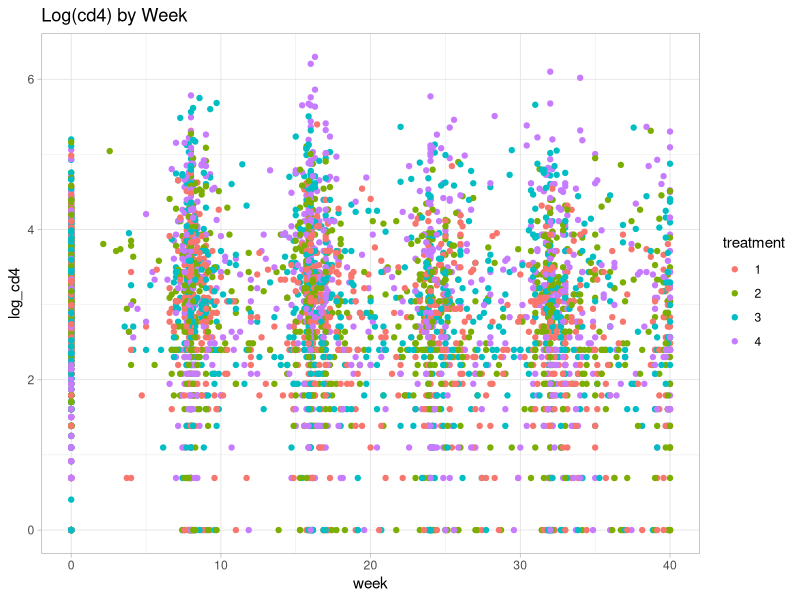
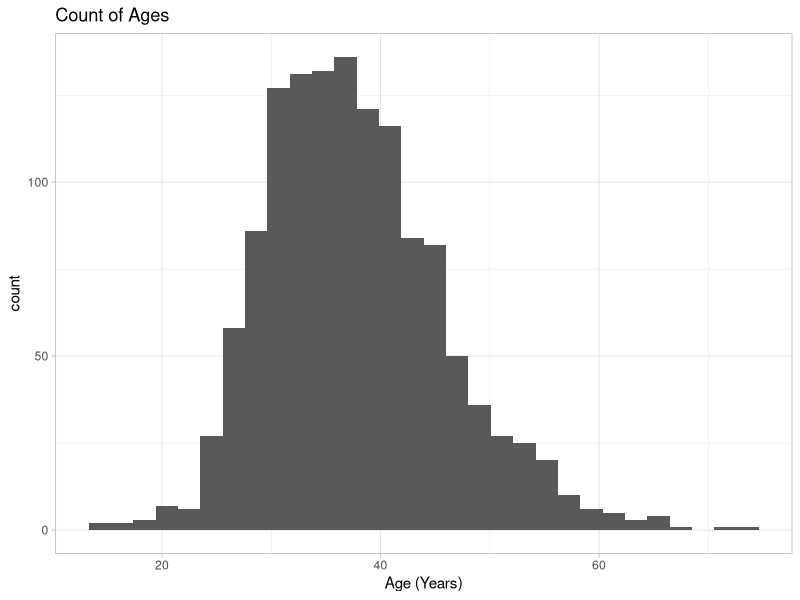
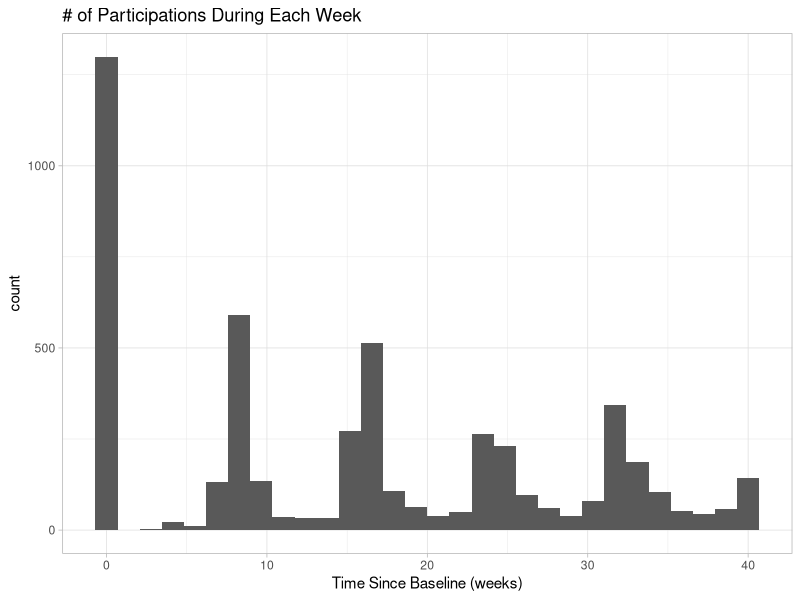
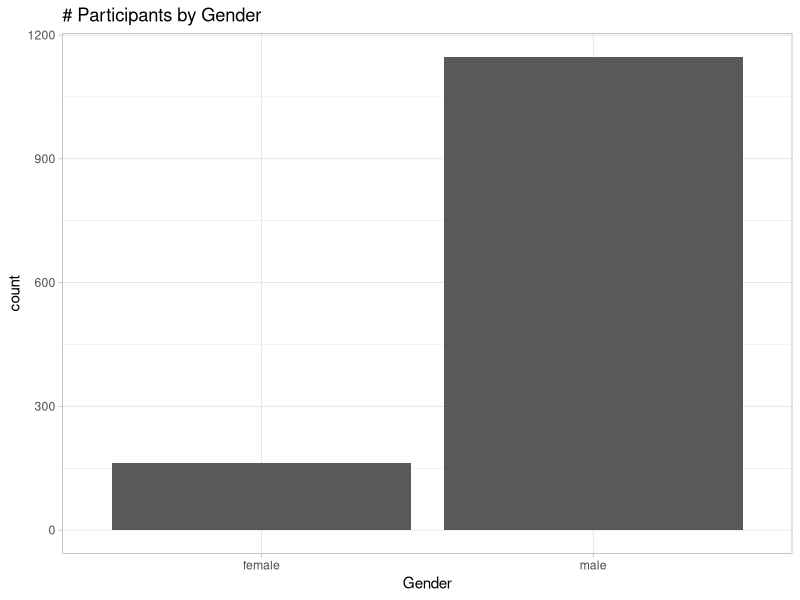
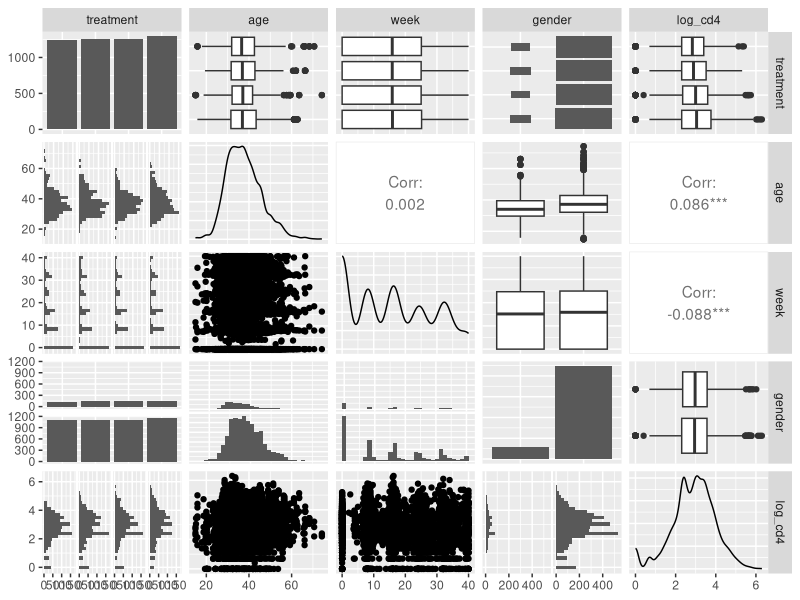
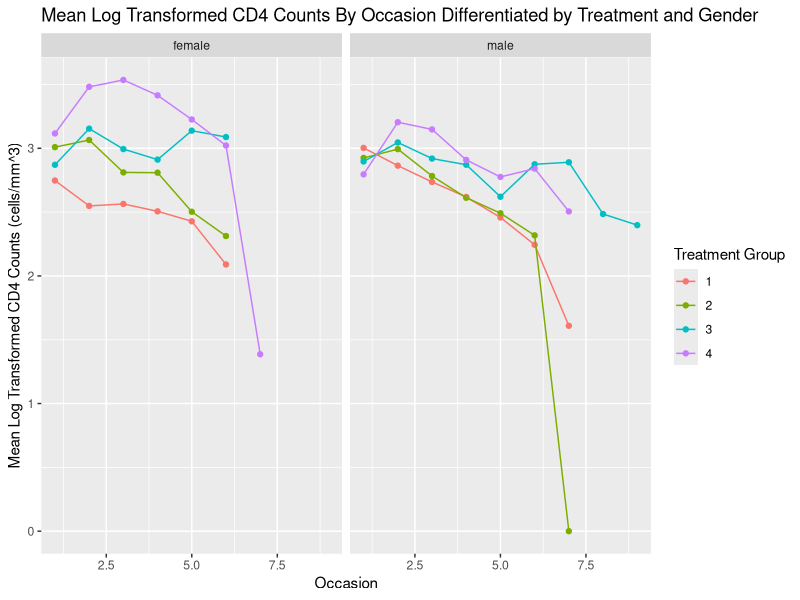
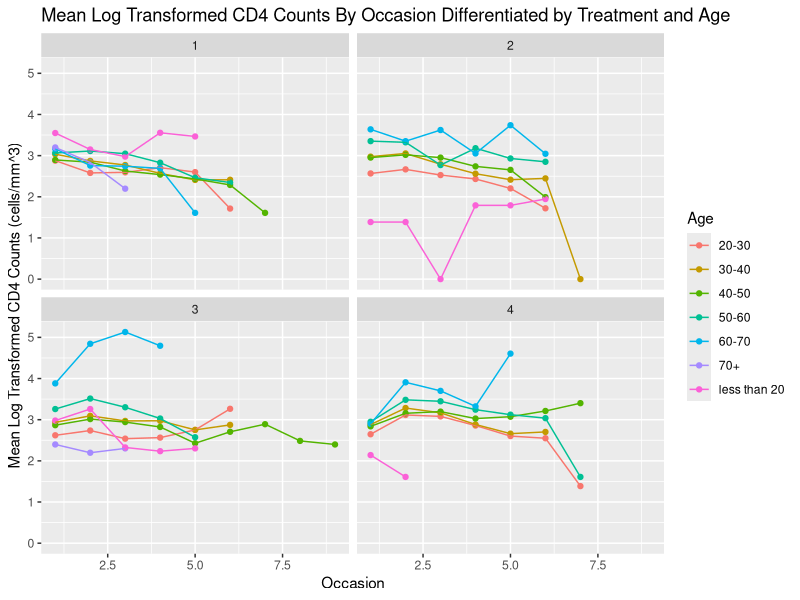
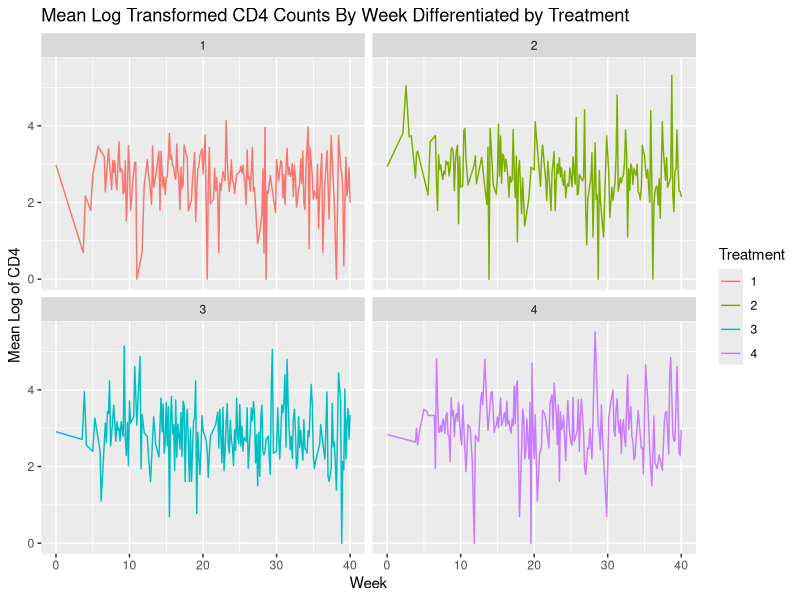

Recreate these plots in R, in order. (Note: this script raises an error after producing the figures.)
## ---- chunk 1
knitr::opts_chunk$set(echo=FALSE)
knitr::opts_chunk$set(message=FALSE)
## ---- chunk 2
library(tidyverse)
library(magrittr)
library(lme4)
library(nlme)
library(mgcv)
library(GGally)

aids <- read_csv(here::here("data/aids.csv"))
#aids <- read_csv("~/Downloads/aids.csv")

# change treatment to factor
aids %<>% 
  mutate(treatment = factor(treatment),
         gender = factor(gender))

glimpse(aids)

# number of participants
num_of_subjects <- n_distinct(aids$id)
## ---- chunk 3
# spaghetti plot
aids %>% 
  ggplot(aes(x = week, y = log_cd4, group = id, color = treatment)) +
  geom_point() + 
  theme_light() +
  labs(title = "Log(cd4) by Week")
## ---- chunk 4
summary(aids) %>% 
  knitr::kable()

aids_wide <- spread(aids, week, log_cd4)

aids_wide %>% 
  ggplot(aes(x = age)) +
  geom_histogram() +
  labs(x = "Age (Years)") +
  ggtitle("Count of Ages") +
  theme_light()

aids %>% 
  ggplot(aes(x = week)) +
  geom_histogram() +
  labs(x = "Time Since Baseline (weeks)") +
  ggtitle("# of Participations During Each Week") +
  theme_light()

aids_wide %>% 
  ggplot(aes(x = gender)) +
  geom_bar() +
  labs(x = "Gender") +
  ggtitle("# Participants by Gender") +
  theme_light()
## ---- chunk 5
ggpairs(aids, columns = c("treatment", "age", "week", "gender", "log_cd4"))
## ---- chunk 6
aids <- aids %>% 
  group_by(id) %>% 
  mutate(occasion = row_number())

aids %>% 
  group_by(treatment, gender, occasion) %>% 
  summarize(mean_cd4 = mean(log_cd4)) %>% 
  ggplot(aes(x = occasion, y = mean_cd4, color = factor(treatment))) +
  geom_point() +
  geom_line() +
  labs(x = "Occasion", y = "Mean Log Transformed CD4 Counts (cells/mm^3)", color = "Treatment Group") +
  facet_wrap(~ gender) +
  ggtitle("Mean Log Transformed CD4 Counts By Occasion Differentiated by Treatment and Gender")
## ---- chunk 7
aids <- aids %>% 
  mutate(age_group = case_when(age > 70 ~ "70+",
                               70 >= age & age > 60 ~ "60-70", 
                               60 >= age & age > 50 ~ "50-60", 
                               50 >= age & age > 40 ~ "40-50", 
                               40 >= age & age > 30 ~ "30-40", 
                               30 >= age & age > 20 ~ "20-30", 
                               20 >= age ~ "less than 20"))

aids %>% 
  group_by(treatment, age_group, occasion) %>% 
  summarize(mean_cd4 = mean(log_cd4)) %>% 
  ggplot(aes(x = occasion, y = mean_cd4, color = age_group)) +
  geom_point() +
  geom_line()+
  labs(x = "Occasion", y = "Mean Log Transformed CD4 Counts (cells/mm^3)", color = "Age") +
  facet_wrap(~ treatment) +
  ggtitle("Mean Log Transformed CD4 Counts By Occasion Differentiated by Treatment and Age")
## ---- chunk 8
log_cd4_mean <- aids %>% group_by(treatment, week) %>%
  summarize(mean=mean(log_cd4, na.rm = TRUE))
ggplot(log_cd4_mean, aes(x = week, y = mean, group=treatment, color=as.factor(treatment))) +
  geom_line() +
  facet_wrap(~ treatment) +
  labs(x='Week', y = 'Mean Log of CD4', color='Treatment') +
  ggtitle("Mean Log Transformed CD4 Counts By Week Differentiated by Treatment")
## ---- chunk 9
aids %<>% 
  mutate(treatment = factor(treatment, levels = c(1, 2, 3, 4)),
         gender = factor(gender, levels = c("male", "female")))

model_rand_interaction <- lme(log_cd4 ~ week + treatment:week + gender:treatment + age:treatment,
                              data = aids,
                              random = ~ week | id,
                              method = "ML")

model_rand <- lme(log_cd4 ~ week,
                  data = aids,
                  random = ~ week | id,
                  method = "ML")

summary(model_rand_interaction)
summary(model_rand)

anova(model_rand, model_rand_interaction)
## ---- chunk 10
aids %<>% 
  mutate(cd4 = round(exp(log_cd4) - 1),
         week_sqr = week^2)

model_lme <- lme(log_cd4 ~ week + week_sqr + treatment:week + gender:treatment + age:treatment,
                              data = aids,
                              random = ~ week | id,
                              method = "ML")


summary(model_lme)
## ---- chunk 11
res_population <- residuals(model_rand_interaction, type = "response", level = 0)
Sigma_i <- extract.lme.cov(model_rand_interaction, aids)
L_i <- t(chol(Sigma_i)) 
res_transformed <- solve(L_i) %*% res_population

# histogram
tibble(r_star = res_transformed) %>% 
  ggplot(aes(x = r_star)) +
  geom_histogram(aes(y = stat(density)), bins = 14, color = "black", fill = "gray") +
  geom_function(fun = dnorm, color = "blue") +
  labs(x = "Residuals", y = "Density")

# QQPlot
tibble(r_star = res_transformed) %>% 
  ggplot(aes(sample = r_star)) +
  geom_qq_line(color = "blue") +
  geom_qq(shape = 1) +
  labs(x = "Quantiles of Standard Normal", y = "Quantiles of Transformed Residuals")
## ---- chunk 12
# scatter plot of predicted value vs. residuals
mu_hat <- fitted(model_rand_interaction, level = 0)
mu_hat_transformed <- solve(L_i) %*% mu_hat
tibble(x = mu_hat_transformed, y = res_transformed) %>% 
  ggplot(aes(x = x, y = y)) +
  geom_hline(yintercept = 0, linetype = "dashed") +
  geom_point(shape = 1) +
  geom_smooth(method = "loess", se = FALSE) +
  labs(x = "Transformed Predicted Value", y = "Transformed Residual")

# scatter plot of time vs. residuals
time <- aids$week
time_transformed <- solve(L_i) %*% time
tibble(x = time_transformed, y = res_transformed) %>% 
  ggplot(aes(x = x, y = y)) +
  geom_hline(yintercept = 0, linetype = "dashed") +
  geom_point(shape = 1) +
  geom_smooth(method = "loess", se = FALSE) +
  labs(x = "Transformed Time", y = "Transformed Residual")
## ---- chunk 13
# Semi-variogram
Variogram(model_rand_interaction,
          data = aids,
          form = ~ week | id,
          resType = "normalized") %>% 
  as_tibble() %>% 
  ggplot(aes(x = dist, y = variog)) +
  geom_hline(yintercept = 1, linetype = "dashed") +
  geom_point(shape = 1) +
  geom_smooth(method = "loess", se = FALSE, span = 0.3)
## ---- chunk 14
# Mahalanobis Distance
mahalanobis_data <- tibble(id = aids$id, r_star = res_transformed) %>% 
  group_by(id) %>% 
  nest()
mahalanobis_data <- mahalanobis_data %>% 
  mutate(df = map_dbl(data, ~nrow(.x)))
mahalanobis_distance <- function(x){
  x <- as.matrix(x)
  t(x) %*% x
}
mahalanobis_data <- mahalanobis_data %>% 
  mutate(d = map_dbl(data, ~mahalanobis_distance(.x)))
mahalanobis_data <- mahalanobis_data %>% 
  mutate(p_value = pchisq(d, df, lower.tail = FALSE))
mahalanobis_data %>% 
  filter(p_value < 0.05)
## ---- chunk 15
aids %<>% 
  mutate(cd4 = round(exp(log_cd4) - 1),
         week_sqr = week^2)

model_glmer <- glmer(cd4 ~ week + week_sqr + treatment:week + gender:treatment + age:treatment + (1 + week | id),
               family = poisson,
               nAGQ = 0,
               data = aids)

model_lme <- lme(log_cd4 ~ week + week_sqr + treatment:week + gender:treatment + age:treatment,
                              data = aids,
                              random = ~ week | id,
                              method = "ML")

summary(model_glmer)
summary(model_lme)
